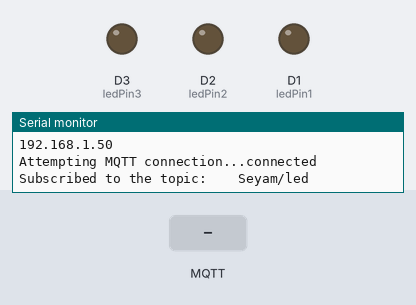
The sketch below on a simulated ESP8266 (NodeMCU). Shown: output pins drawn as LEDs (lit = HIGH), the last lines printed to the serial monitor. The inputs (shaded band) are chosen by the test bench. WiFi joins after 1.5 s; servers stay silent unless stated; random numbers use the default seed unless the sketch sets one; no MQTT or app messages arrive unless stated.

Above: at 2.8 s.
2.9 s: MQTT message "1" arrives on the first subscribed topic
At 3.4 s:
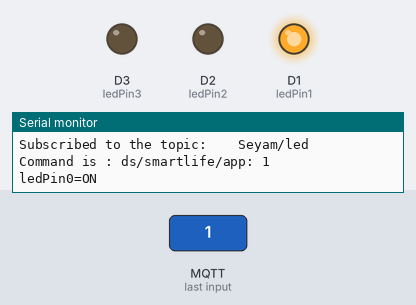
4.4 s: MQTT message "3" arrives on the first subscribed topic
At 5.6 s:
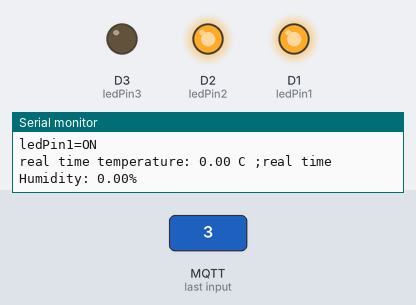
5.9 s: MQTT message "0" arrives on the first subscribed topic
At 6.9 s:
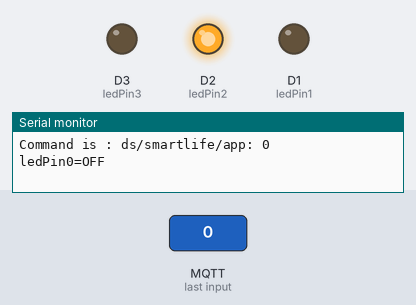
7.4 s: MQTT message "5" arrives on the first subscribed topic
At 8.1 s:
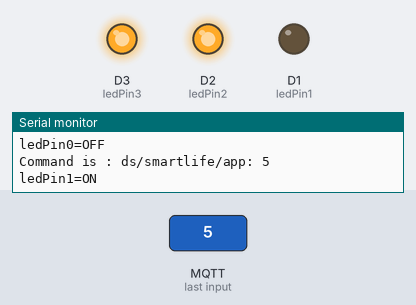
8.9 s: MQTT message "2" arrives on the first subscribed topic
At 9.2 s:
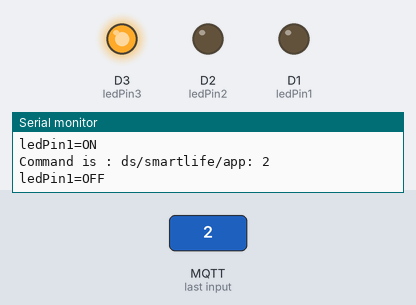
10.4 s: MQTT message "4" arrives on the first subscribed topic
At 11.6 s:
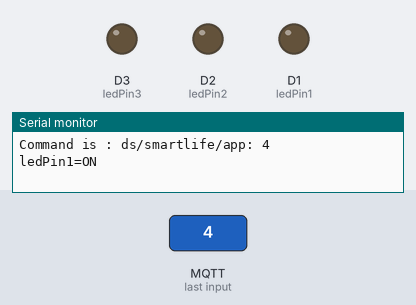
Timing chart, 0 to 12.9 s (numbered marks = the images above; inputs shaded):
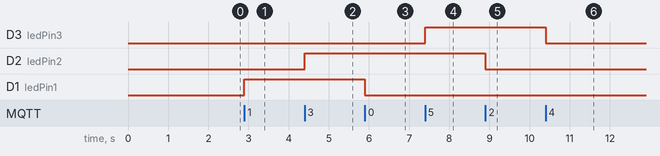

The sketch:

MQTTfinal.ino
```cpp
// (licence header left out)
#include <ESP8266WiFi.h>
#include <PubSubClient.h>
#include <dht.h>
dht DHT;

const int ledPin1 = D1; // ONBOARD LED WORKS OPPOSITE
const int ledPin2 = D2; // Pin
const int ledPin3 = D3; //


// Define NodeMCU D3 pin to as temperature data pin of  DHT11
#define DHT11_PIN D3

// Update these with values suitable for your network.
const char* ssid = "DataSoft_WiFi";
const char* password = "support123";
//const char* mqtt_server = "broker.mqtt-dashboard.com";
const char* mqtt_server = "182.48.84.180";

WiFiClient espClient;
PubSubClient client(espClient);
long lastMsg = 0;
char msg[50];
int value = 0;

void setup() {
  Serial.begin(115200);
  pinMode(ledPin1,OUTPUT);
  pinMode(ledPin2,OUTPUT);
  pinMode(ledPin3,OUTPUT);
  digitalWrite(ledPin1, LOW);
  digitalWrite(ledPin2, LOW);
  digitalWrite(ledPin3, LOW);
  setup_wifi();
  client.setServer(mqtt_server, 1883);
  client.setCallback(callback);
//  int chk = DHT.read11(DHT11_PIN);
//  Serial.print(" Starting Humidity: " );
//  Serial.print(DHT.humidity, 1);
//  Serial.println('%');
//  Serial.print(" Starting Temparature ");
//  Serial.print(DHT.temperature, 1);
//  Serial.println('C');
}

void loop() {
  if (!client.connected()) {
    reconnect();
  }
  client.loop();


  long now = millis();
  // read DHT11 sensor every 2 seconds
  if (now - lastMsg > 5000) {
     lastMsg = now;
     //int chk = DHT.read11(DHT11_PIN);
     String msg="real time temperature: ";
     msg = msg+ DHT.temperature;
     msg = msg+" C ;real time Humidity: " ;
     msg = msg+DHT.humidity ;
     msg = msg+"%";
//     msg=msg+"1";  doesn't work
//      msg = "1";
     char message[58];
     msg.toCharArray(message,58);
     Serial.println(message);
     //publish sensor data to MQTT broker
    //client.publish("Seyam/data", message);

  }
}


void setup_wifi() {
   delay(100);
  // We start by connecting to a WiFi network
    Serial.print("Connecting to ");
    Serial.println(ssid);
    WiFi.begin(ssid, password);
    while (WiFi.status() != WL_CONNECTED)
    {
      delay(500);
      Serial.print(".");
    }
  randomSeed(micros());
  Serial.println("");
  Serial.println("WiFi connected");
  Serial.println("IP address: ");
  Serial.println(WiFi.localIP());
}

void callback(char* topic, byte* payload, unsigned int length)
{
  Serial.print("Command is : ");
  Serial.print(topic);
  Serial.print(": ");
  int p =(char)payload[0]-'0';
  Serial.println(p);


  // if MQTT comes a 0 message, show humidity
  if(p==0)
  {
    digitalWrite(ledPin1, LOW); //
    Serial.println("ledPin0=OFF");
  }
  // if MQTT comes a 1 message, show temperature
  if(p==1)
  {
   digitalWrite(ledPin1, HIGH);
   Serial.println("ledPin0=ON");

  }
    if(p==2)
  {
   digitalWrite(ledPin2, LOW);
   Serial.println("ledPin1=OFF");

  }

    if(p==3)
  {
   digitalWrite(ledPin2, HIGH);
   Serial.println("ledPin1=ON");

  }
      if(p==4)
  {
   digitalWrite(ledPin3, LOW);
   Serial.println("ledPin1=ON");

  }
      if(p==5)
  {
   digitalWrite(ledPin3, HIGH);
   Serial.println("ledPin1=ON");
  }
  Serial.println();
} //end callback


void reconnect() {
  // Loop until we're reconnected
  while (!client.connected())
  {
    Serial.print("Attempting MQTT connection...");
    // Create a random client ID
    String clientId = "ESP8266Client-";
    clientId += String(random(0xffff), HEX);
    // Attempt to connect
    //if you MQTT broker has clientID,username and password
    //please change following line to    if (client.connect(clientId,userName,passWord))
    if (client.connect(clientId.c_str()))
    {
      Serial.println("connected");
     //once connected to MQTT broker, subscribe command if any
      client.subscribe("ds/smartlife/app");
      Serial.println("Subscribed to the topic:    Seyam/led");
    } else {
      Serial.print("failed, rc=");
      Serial.print(client.state());
      Serial.println(" try again in 5 seconds");
      // Wait 6 seconds before retrying
      delay(6000);
    }
  }
} //end reconnect()
```

Measured:
- after the input at 2.9 s, D1 (ledPin1): LOW → HIGH at once
- after the input at 4.4 s, D2 (ledPin2): LOW → HIGH at once
- after the input at 5.9 s, D1 (ledPin1): HIGH → LOW at once
- after the input at 7.4 s, D3 (ledPin3): LOW → HIGH at once
- after the input at 8.9 s, D2 (ledPin2): HIGH → LOW at once
- after the input at 10.4 s, D3 (ledPin3): HIGH → LOW at once
